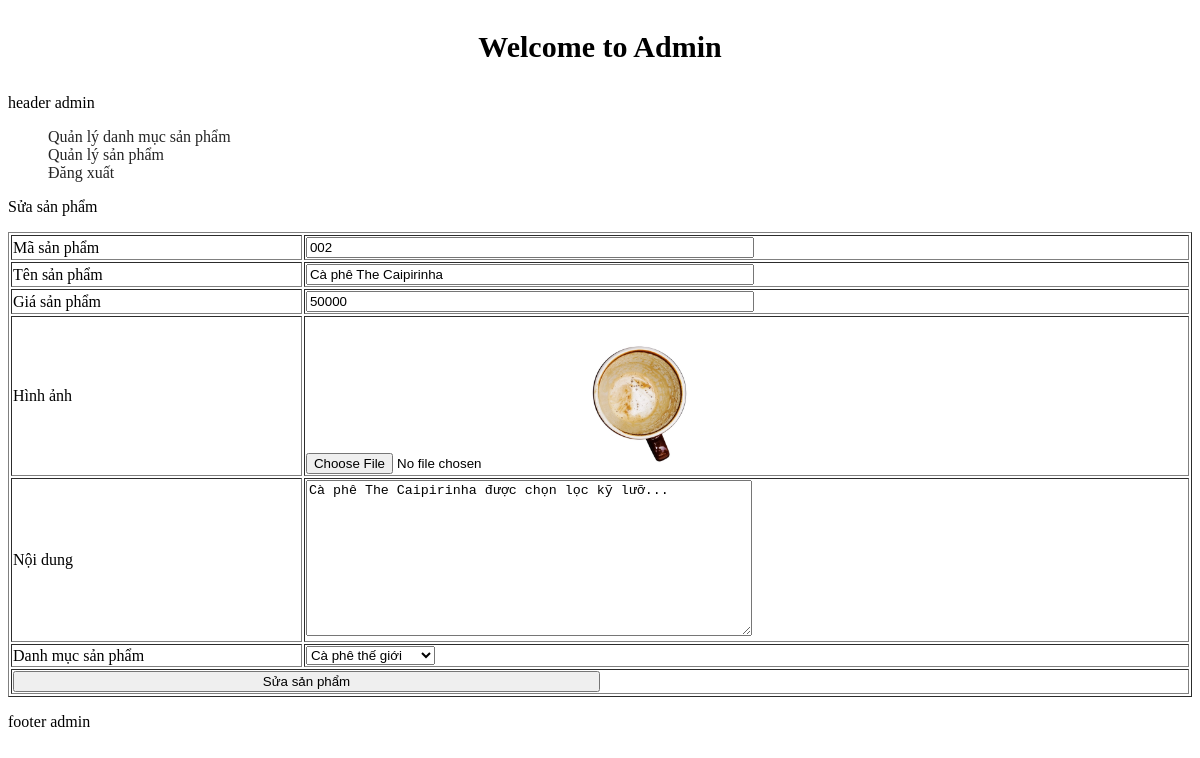
/admin/index.php?action=quanlysanpham&query=sua&idsanpham=60 (signed in), run on the app's committed database.
### tables this page shows
CREATE TABLE `tbl_sanpham` (
  `id_sanpham` int(11) NOT NULL,
  `masp` varchar(11) NOT NULL,
  `tensp` varchar(250) NOT NULL,
  `giasp` double NOT NULL,
  `hinhanh` varchar(254) NOT NULL,
  `noidung` varchar(255) NOT NULL,
  `id_danhmuc` int(11) NOT NULL
);

### admin/modules/quanlysp/sua.php (the view, shortened to what this page needs)
<?php
    $sql_sua_sp = "SELECT * FROM tbl_sanpham WHERE id_sanpham='$_GET[idsanpham]' LIMIT 1";
    $query_sua_sp = mysqli_query($mysqli, $sql_sua_sp);
?>
<p>Sửa sản phẩm</p>
<table border="1" width="100%">
    <?php
        while($row = mysqli_fetch_array($query_sua_sp)) {
    ?>
    <form id="formSuaSP" action="modules/quanlysp/xuly.php?idsanpham=<?php echo $row['id_sanpham'] ?>" method="POST" enctype="multipart/form-data" onsubmit="return validateForm()">
        <tr>
            <td>Mã sản phẩm</td>
            <td><input type="text" value="<?php echo $row['masp'] ?>" name="masanpham" style="width: 50%;" require></td>
        </tr>
        <tr>
            <td>Tên sản phẩm</td>
            <td><input type="text" value="<?php echo $row['tensp'] ?>" name="tensanpham" style="width: 50%;" require></td>
        </tr>
        <tr>
            <td>Giá sản phẩm</td>
            <td><input type="text" value="<?php echo $row['giasp'] ?>" name="giasanpham" style="width: 50%;" require></td>
        </tr>
        <tr>
            <td>Hình ảnh</td>
            <td>
                <input type="file" value="" name="hinhanhsanpham" id="hinhanh">
                <img src="modules/quanlysp/uploads/<?php echo $row['hinhanh'] ?>" width="150px" alt="">
            </td>
        </tr>
        <tr>
            <td>Nội dung</td>
            <td><textarea name="noidungsanpham" id="" cols="30" rows="10" style="width: 50%;"><?php echo $row['noidung'] ?></textarea></td>
        </tr>
        <tr>
            <td>Danh mục sản phẩm</td>
            <td>
                <select name="danhmuc" id="">
                    <?php
                        $sql_danhmuc = "SELECT * FROM tbl_danhmuc ORDER BY id_danhmuc DESC";
                        $query_danhmuc = mysqli_query($mysqli, $sql_danhmuc);
                        while($row_danhmuc = mysqli_fetch_array($query_danhmuc)) {
                            if($row_danhmuc['id_danhmuc'] == $row['id_danhmuc']) {
                    ?>
                    <option selected value="<?php echo $row_danhmuc['id_danhmuc'] ?>"><?php echo $row_danhmuc['tendanhmuc'] ?></option>
                    <?php
                        }else {
                    ?>
                    <option value="<?php echo $row_danhmuc['id_danhmuc'] ?>"><?php echo $row_danhmuc['tendanhmuc'] ?></option>
                    <?php
                        }
                    }
                    ?>
                </select>
            </td>
        </tr>
        <tr>
            <td colspan="2"><input id='buttonSuaSP' type="submit" name="suasp" value="Sửa sản phẩm" style="width: 50%;"></td>
        </tr>
    </form>
    <?php
        }
    ?>
</table>

### data on the page
tbl_sanpham: masanpham "002", tensanpham "Cà phê The Caipirinha", giasanpham "50000", hinhanh (picture), noidungsanpham "Cà phê The Caipirinha được chọn lọc kỹ lưỡ..."

### other printed values
form field danhmuc "Cà phê thế giới"
